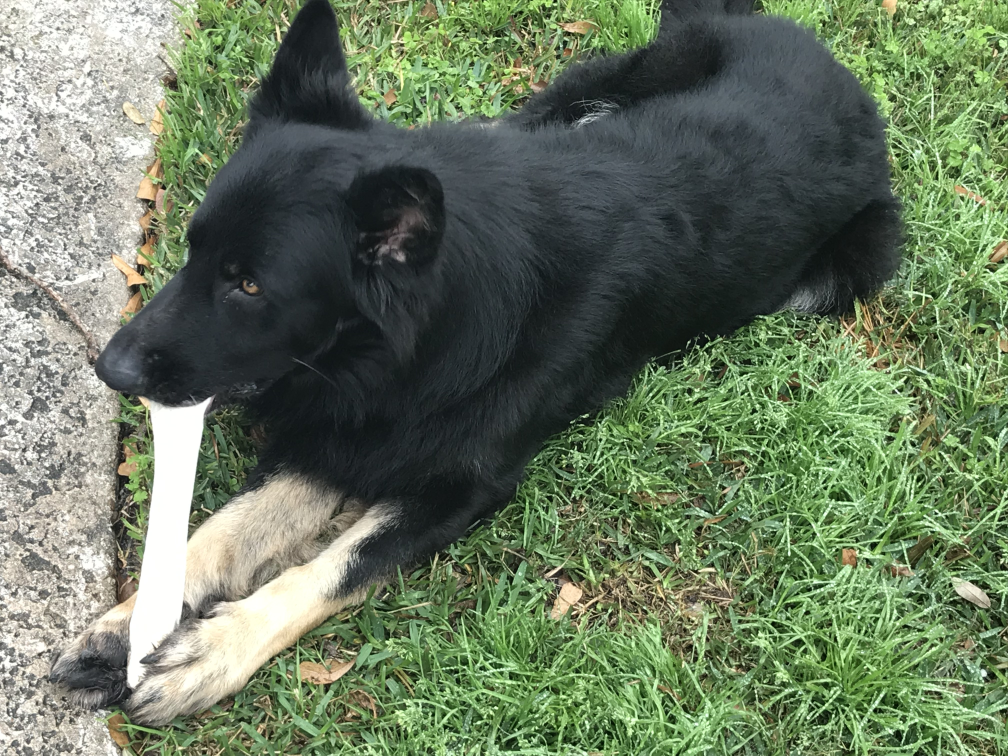
#> input picture images/spartan.JPG, 4032 x 3024 px, found by its file name (shown at 1/4 size)
$ jupyter execute --allow-errors ObjectDetectionYolo.ipynb
#> lines starting #> are read from the running program, lines starting #| are printed output that depends on the picture
# Object Detection with YOLO library
Object detection not only tells what is in an image (image classification) but also tells where a given object is (object detection). The difference between object detection algorithms and classification algorithms is that in detection algorithms, we try to draw a bounding box around the object of interest to locate it within the image. <br>
The Region-based Convoluation Neural Network (R-CNN or Fast R-CNN or Faster R-CNN) will not be discussed in this file. We only demostrate the workflow for YOLOv3.<br>

The basic flow is:
1) load in pretrained YOLO weights and configuration file <br>
2) use DARKNET (the deep learning framework is written itself in C so it's fast. DARKNET & YOLO is a specialize framework and they are on top of the game in speed and accruacy). <br>
3) Preprocessing data with blobFromImage to perform scaling, resize, mean subtraction etc. <br>
4) After prediction, we run Non-Max Suppression to output the bounding box with largest probability. <br>

[cell 1]
# load library
import os
import cv2
import time
import numpy as np
import pandas as pd
import numpy as np
import matplotlib.pyplot as plt
from PIL import Image

for dirname, _, filenames in os.walk('./'):
    for filename in filenames:
        print(os.path.join(dirname, filename))

**under /data, coco.names has all class of objects' name; yolov3.weights are the pretained weights; yolov3.cfg is the configuration file.**

[cell 2]
names=open("./data/coco.names").read().strip().split("\n")
#> (reads data/coco.names from the repository)

[cell 3]
# here is the list of objects which we can detect based on YoloV3
print(names)

[cell 4]
print(len(names))

In total, we have 80 classes of objects which can be detected with Yolo3 pretrained model <br>
Next, we need tell where the path for weights and configuration file

[cell 5]
weights_path = './data/yolov3.weights'
configuration_path = './data/yolov3.cfg'

### Load YOLO object dectection function with CV2 dnn library

#> (a cell that did not finish here is left out)

#> (a cell that did not finish here is left out)

### Load image

[cell 8]
image=cv2.imread("./images/spartan.jpg")
#> image is the input picture: shape (3024, 4032, 3); mean B, G, R 95.5, 120.2, 105.1
image1=cv2.imread("./images/office.jpg")
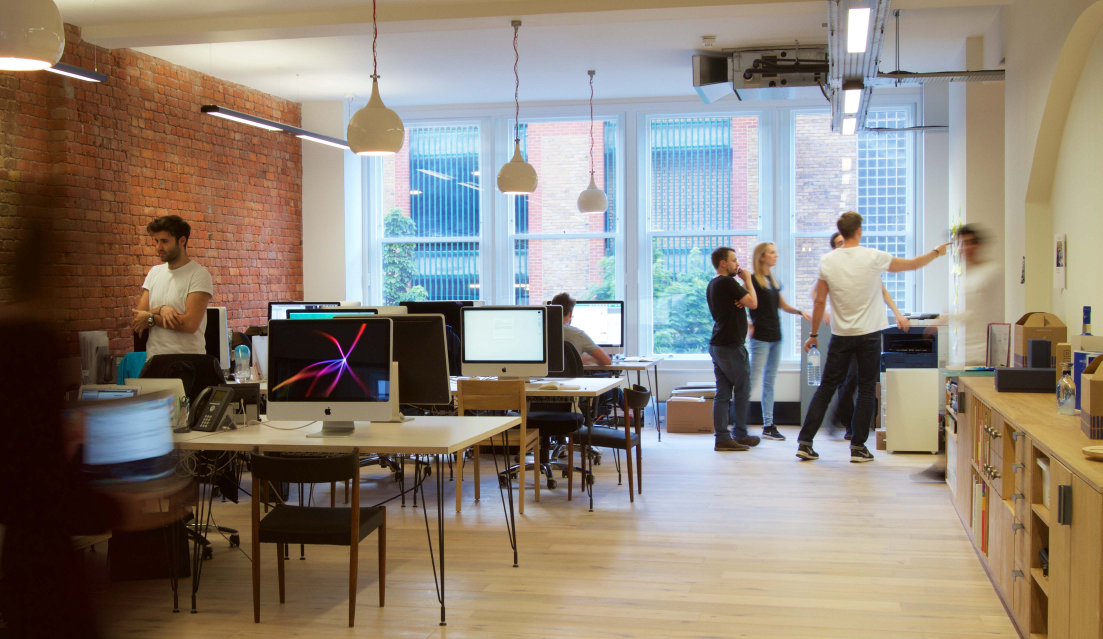
#> input picture images/office.jpg, 4410 x 2556 px (shown at 1/4 size)
#> image1 is the input picture: shape (2556, 4410, 3); mean B, G, R 119.4, 131.1, 141.3
print(image.shape)
#| (3024, 4032, 3)

[cell 9]
plt.figure(figsize = (10,10))
plt.imshow(cv2.cvtColor(image, cv2.COLOR_BGR2RGB))
plt.show()

### Use blobFromImage to prepare the image
* the size of image has to be dividable by 32. The reason for this will be described next.

[cell 10]
# blobFromImage(image, scalefactor, size, swapRB, crop)
# scalefactor = 1/255.0 scales the pixels from [0,255] to [0,1]
blob = cv2.dnn.blobFromImage(image, 1 / 255.0, (416,416), swapRB=True, crop=False)

# Check the output dimension
print(image.shape)
#| (3024, 4032, 3)
print(blob.shape)
#| (1, 3, 416, 416)
# Resulted shape has number of images, number of channels, width and height

[cell 11]
# Slicing blob and transposing to make channels come at the end
blob_to_show = blob[0, :, :, :].transpose(1, 2,0)
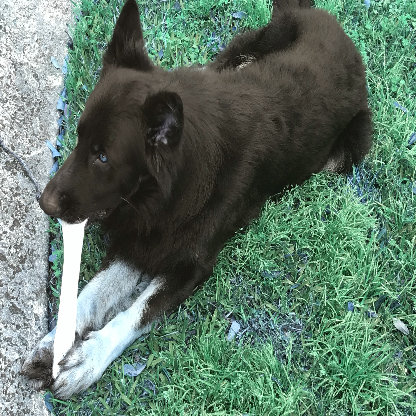
#> blob_to_show: shape (416, 416, 3) float32; mean of channels 0, 1, 2 0.412, 0.471, 0.374; drawn as B, G, R
print(blob_to_show.shape)
#| (416, 416, 3)

plt.figure(figsize=(6,6))
plt.imshow(blob_to_show)
plt.show()

#> (a cell that did not finish here is left out)

### Output layer format of YOLOV3

The output layer of YOLOV3 is at layer yolo_82, yolo_94, and yolo_106. At each layer, the stride for each layer is 32, 16, and 8 coresspondingly. Therefore, for (416, 416) input image, at layer yolo_82, the output size is (13, 13) with stride of 32. at layer yolo_94, the output size is (26, 26) with stride of 16. at layer yolo_106, the output size is (52, 52) with stride of 8. That's why the input image size has to be dividable by 32. <br>
<br>
For layer yolo_82, it is responsible to detect large objects. For layer yolo_94, it is responsible to detect medium objects. For layer yolo_106, it is responsible to detect small objects. <br>
<br>
For YOLOV3, it predicts 3 bounding boxes for every cell. Therefore, for layer yolo_82, it has 13x13x3 = 507 bounding boxes. for layer yolo_94, it has 26x26x3 = 2028 bounding boxes. for layer yolo_106, it has 52x52x3 = 8112 bounding boxes. <br>
<br>
For each bounding box, it has 85 features output (bx, by, bw, bh, pc) + 80 coco.names classes. <br>

#> (a cell that did not finish here is left out)

[cell 14]
Height = image.shape[0]
#> Height = 3024
Width = image.shape[1]
#> Width = 4032
print(Height, Width)
#| 3024 4032

[cell 15]
classes = []
confidences = []
boxes = []

[cell 16]
# define parameters

probability_min = 0.5 # Setting minimum probability to eliminate weak predictions

threshold = 0.3 # Setting threshold for non maximum suppression

#> (a cell that did not finish here is left out)

[cell 18]
print(classes)

[cell 19]
print(boxes)

[cell 20]
print(confidences)

[cell 21]
results = cv2.dnn.NMSBoxes(boxes, confidences, probability_min, threshold)

# Showing labels of the detected objects
for i in range(len(classes)):
    print(names[int(classes[i])])
